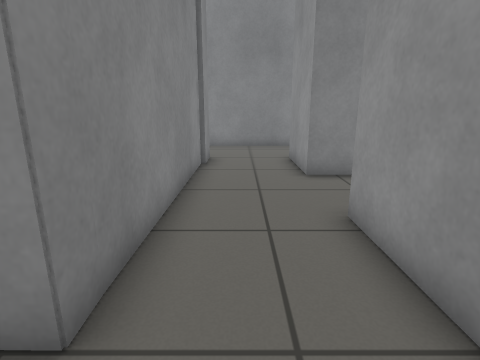
[1] (above)

16 first-person views from a walk through a robot-simulator world made for Gazebo. The camera is 0.2 m above the floor, tilts 14° down and sees 80° across. The floor is counted in squares, 0.1 m on a side. Each view is taken from the middle of a square. On the plan, view 1 faces up. The plan holds only what a view shows up to about 17 squares ahead; the rest is blank.

[2]
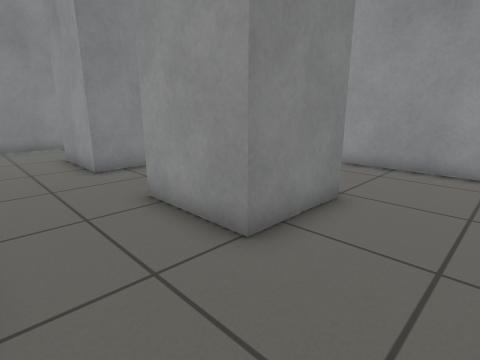

[3]
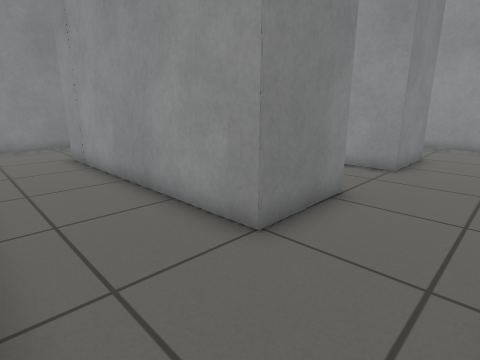

[4]
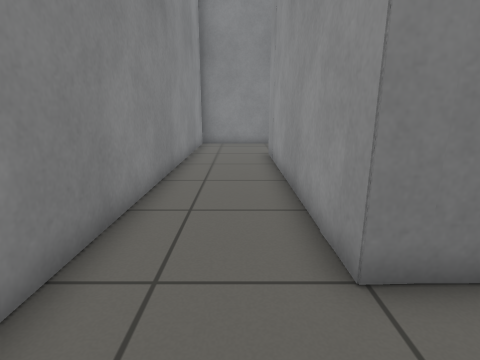

[5]
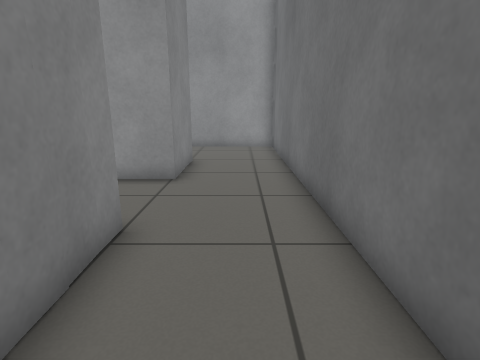

[6]
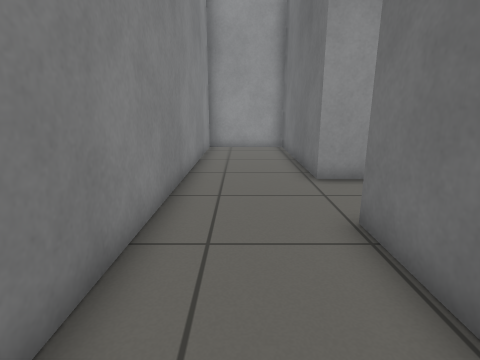

[7]
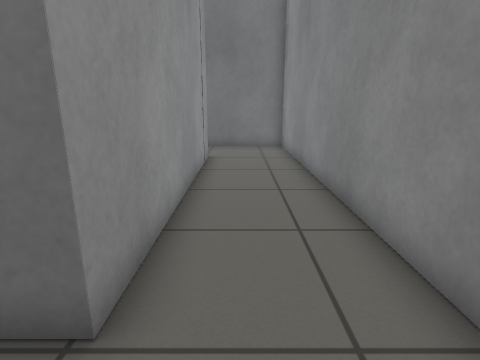

[8]
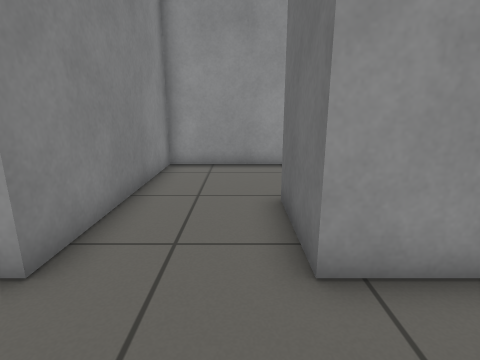

[9]
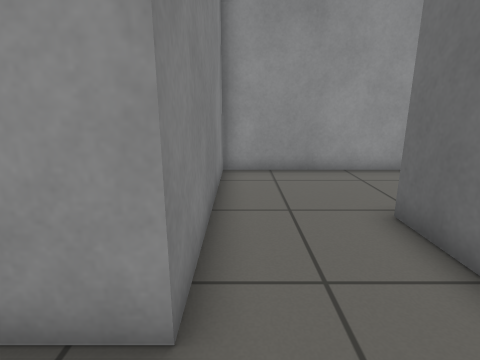

[10]
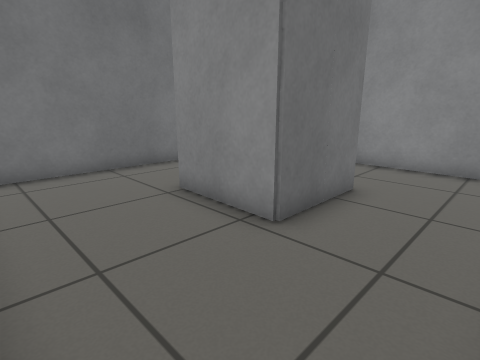

[11]
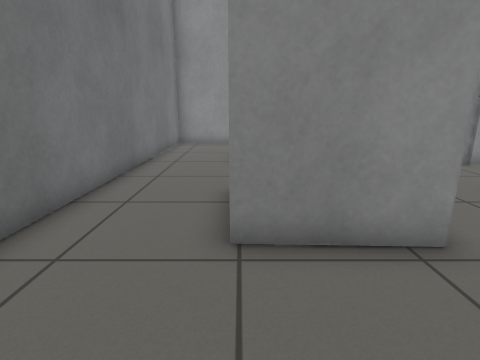

[12]
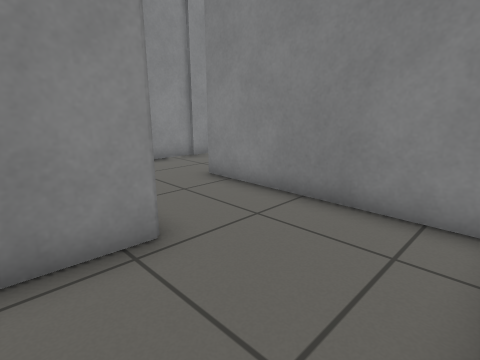

[13]
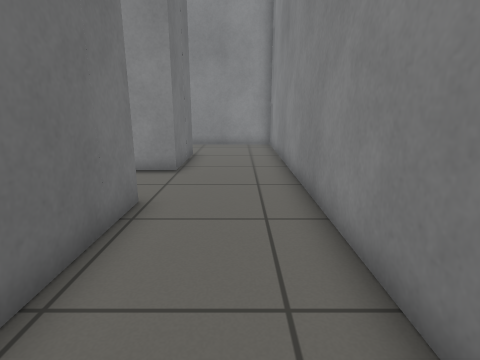

[14]
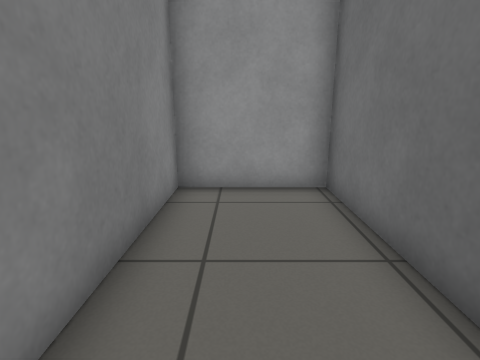

[15]
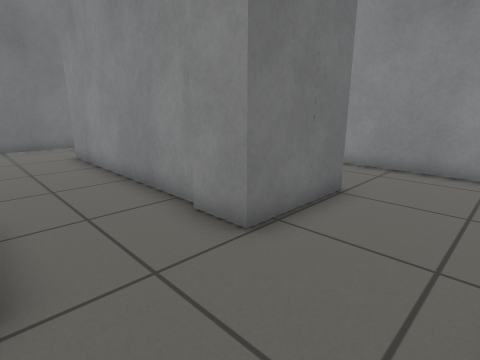

[16]
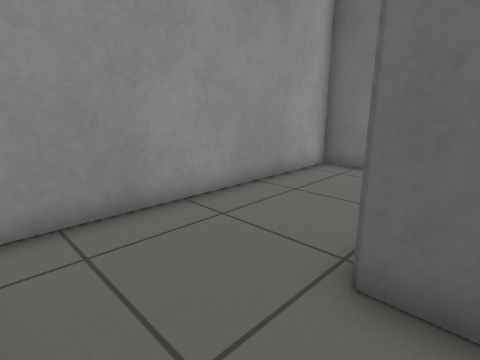

### Floor plan
Points are (right, up) in squares from view 1. A wall is a line through its corners. A room is listed if a view was taken in it or the views show most of it. See-through windows are left out.
Room 1 (views 1, 2, 3, 4, 5, 6, 7, 8, 9, 10, 11, 12, 13, 14, 15, 16)
walls: (2, 5.1) (5.2, 5.1) (5.1, 1.9) (2, 1.9) (2, 5.1); (2, 8.6) (2, 11.8) (9.1, 11.8) (9.1, 15.6) (-8.2, 15.7) (-8.3, -1.7) (9.3, -1.7) (9.3, 8.6) (2, 8.6); (-1.5, 2) (-4.6, 1.9) (-4.7, 11.8) (-1.3, 11.8) (-1.3, 10.4); (-1.4, 10.5) (-1.5, 1.9) (-2.3, 1.9)

Positions as (right, up) in squares from view 1, and headings:
1: (0, 0), facing up
2: (-1, -1), facing up-right
3: (-8, -1), facing up-right
4: (-6, -1), facing up
5: (-6, 0), facing right
6: (-6, 14), facing right
7: (-6, 14), facing down
8: (-1, 6), facing right
9: (0, 8), facing right
10: (9, 8), facing down-left
11: (9, 2), facing left
12: (9, 3), facing up-left
13: (8, 14), facing left
14: (2, 14), facing right
15: (2, 15), facing down-left
16: (4, 8), facing down-right
